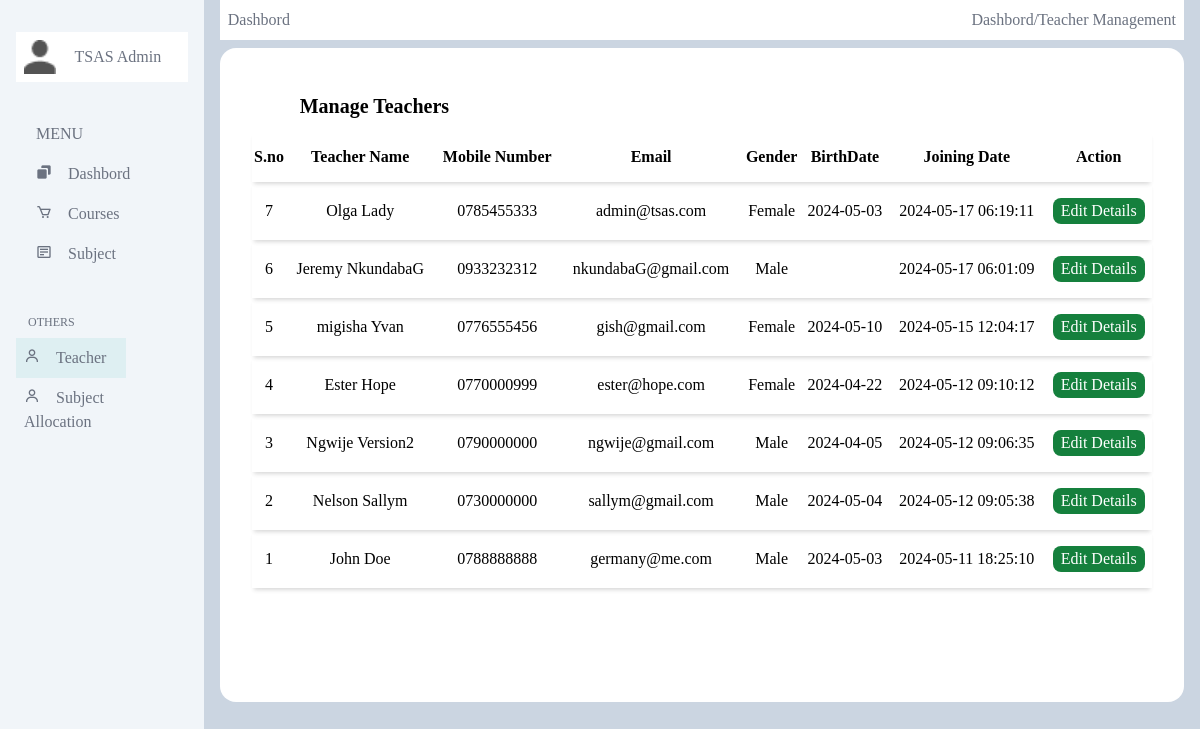
/admin/management.php, run on the app's committed database.
### tables this page shows
CREATE TABLE `teacher` (
  `ID` int(10) NOT NULL,
  `FirstName` varchar(10) DEFAULT NULL,
  `LastName` varchar(10) DEFAULT NULL,
  `MobileNumber` varchar(10) DEFAULT NULL,
  `Email` varchar(30) DEFAULT NULL,
  `Gender` varchar(10) DEFAULT NULL,
  `Dob` varchar(20) DEFAULT NULL,
  `Religion` varchar(20) DEFAULT NULL,
  `Address` mediumtext DEFAULT NULL,
  `ProfilePic` varchar(20) DEFAULT NULL,
  `JoiningDate` timestamp NOT NULL DEFAULT current_timestamp() ON UPDATE current_timestamp()
);

### admin/management.php (the view, shortened to what this page needs)
<?php
include('../php/dbConnection.php');
?>
<!DOCTYPE html>
<html lang="en">
<head>
     <link rel="stylesheet" href="../styles/style.css">
     <link href='https://unpkg.com/boxicons@2.1.4/css/boxicons.min.css' rel='stylesheet'>
     <script src="https://cdn.tailwindcss.com"></script>
</head>
<body class="flex flex-row justify-center bg-slate-300 h-screen w-full">
     <aside class="h-full w-1/5 bg-slate-100 p-4 py-[2rem]">
          <div class="bg-white p-2 flex">
               <img src="../images/vector.png" class="w-8 h-full" alt="User">
               <span class="text-gray-500 mx-auto my-auto">TSAS Admin</span>
          </div>
          <div class="flex flex-col justify-center py-[2rem]">
               <h2 class="p-2 px-5 text-gray-500">MENU</h2>
               <div class="text-gray-500">
                    <a href="./" class="py-2 px-5 block hover:bg-gray-200">
                         <i class='bx bxs-copy'></i>
                         <span class="px-3">Dashbord</span>
                    </a>
                    <a href="./courses.php" class="py-2 px-5 block hover:bg-gray-200">
                         <i class='bx bx-cart'></i>
                         <span class="px-3">Courses</span>
                    </a>
                    <a href="./subject.php" class="py-2 px-5 block hover:bg-gray-200">
                         <i class='bx bx-detail'></i>
                         <span class="px-3">Subject</span>
                    </a>
               </div>
          </div>
          <div class="flex flex-col justify-center">
          <h2 class="p-2 px-3 text-gray-500 text-xs">OTHERS</h2>
               <div class="text-gray-500 relative">
                    <button class="hover:bg-gray-200 py-2 px-2 block hover:bg-[#add4] relative bg-[#add4]" id="teacherDrop">
                         <i class='bx bx-user' id="drop"></i>
                         <span class="px-3">Teacher</span>
                    </button>
                    <a href="./subAllocation.php" class="hover:bg-gray-200 py-2 px-2 block hover:bg-[#aee4]">
                         <i class='bx bx-user'></i>
                         <span class="px-3">Subject Allocation</span>
                    </a>
               </div>
          </div>
     </aside>
     <main class="w-full h-full p-4 flex flex-col justify-center relative">
          <header class="flex justify-between absolute left-[1rem] right-[1rem] top-0 bg-white p-2 text-gray-500">
               <div>Dashbord</div>
               <div>Dashbord/<span>Teacher Management</span></div>
          </header>
          <div class="flex flex-row w-full h-full mt-[2rem] gap-[1rem]">
          <div class="w-full h-full rounded-2xl bg-white p-[2rem] max-h-[17.3cm] overflow-y-auto">
                    <h2 class="text-xl font-bold indent-[3rem] py-3">Manage Teachers</h2>
                    <table class="w-full h-fit text-center pt-[3rem]">
                         <thead class="">
                              <tr class="shadow-bottom">
                                   <th class="py-[1rem]">S.no</th>
                                   <th class="py-[1rem]">Teacher Name</th>
                                   <th class="py-[1rem]">Mobile Number</th>
                                   <th class="py-[1rem]">Email</th>
                                   <th class="py-[1rem]">Gender</th>
                                   <th class="py-[1rem]">BirthDate</th>
                                   <th class="py-[1rem]">Joining Date</th>
                                   <th class="py-[1rem]">Action</th>
                              </tr>
                         </thead>
                         <tbody>
<?php
$sql1 = "SELECT * FROM teacher ORDER BY ID DESC;";
$query1 = $connection->query($sql1);
if ($query1->num_rows > 0) {
     while ($row = $query1->fetch_assoc()) {
?>
                              <tr class="shadow-bottom">
                                   <td class="py-[1rem]"><?php echo $row['ID']; ?></td>
                                   <td class="py-[1rem]"><?php echo $row['FirstName'] . " " . $row['LastName']; ?></td>
                                   <td class="py-[1rem]"><?php echo $row['MobileNumber']; ?></td>
                                   <td class="py-[1rem]"><?php echo $row['Email']; ?></td>
                                   <td class="py-[1rem]"><?php echo $row['Gender']; ?></td>
                                   <td class="py-[1rem]"><?php echo $row['Dob']; ?></td>
                                   <td class="py-[1rem]"><?php echo $row['JoiningDate']; ?></td>
                                   <td class="py-[1rem]">
                                        <button class="inline px-2 py-1 rounded-lg text-white bg-green-700" onclick="showEditForm(<?php echo $row['ID'] ?>,'teacher')">Edit Details</button>
                                   </td>
                              </tr>
<?php
     }
} else {
     echo "No teachers found";
}
?>
                         </tbody>
                    </table>
               </div>
          </div>
     </main>
</body>
</html>

### styles/style.css (style rules this page uses)
* { padding: 0; margin: 0; font-family: serif; box-sizing: border-box; }
.shadow-bottom { box-shadow: 0 4px 4px -2px #4443; }

### data on the page
teacher: ID "7", FirstName "Olga", LastName "Lady", MobileNumber "0785455333", Email "admin@tsas.com", Gender "Female", Dob "2024-05-03", JoiningDate "2024-05-17 06:19:11"
teacher: ID "6", FirstName "Jeremy", LastName "NkundabaG", MobileNumber "0933232312", Email "nkundabaG@gmail.com", Gender "Male", JoiningDate "2024-05-17 06:01:09"
teacher: ID "5", FirstName "migisha", LastName "Yvan", MobileNumber "0776555456", Email "gish@gmail.com", Gender "Female", Dob "2024-05-10", JoiningDate "2024-05-15 12:04:17"
teacher: ID "4", FirstName "Ester", LastName "Hope", MobileNumber "0770000999", Email "ester@hope.com", Gender "Female", Dob "2024-04-22", JoiningDate "2024-05-12 09:10:12"
teacher: ID "3", FirstName "Ngwije", LastName "Version2", MobileNumber "0790000000", Email "ngwije@gmail.com", Gender "Male", Dob "2024-04-05", JoiningDate "2024-05-12 09:06:35"
teacher: ID "2", FirstName "Nelson", LastName "Sallym", MobileNumber "0730000000", Email "sallym@gmail.com", Gender "Male", Dob "2024-05-04", JoiningDate "2024-05-12 09:05:38"
teacher: ID "1", FirstName "John", LastName "Doe", MobileNumber "0788888888", Email "germany@me.com", Gender "Male", Dob "2024-05-03", JoiningDate "2024-05-11 18:25:10"
